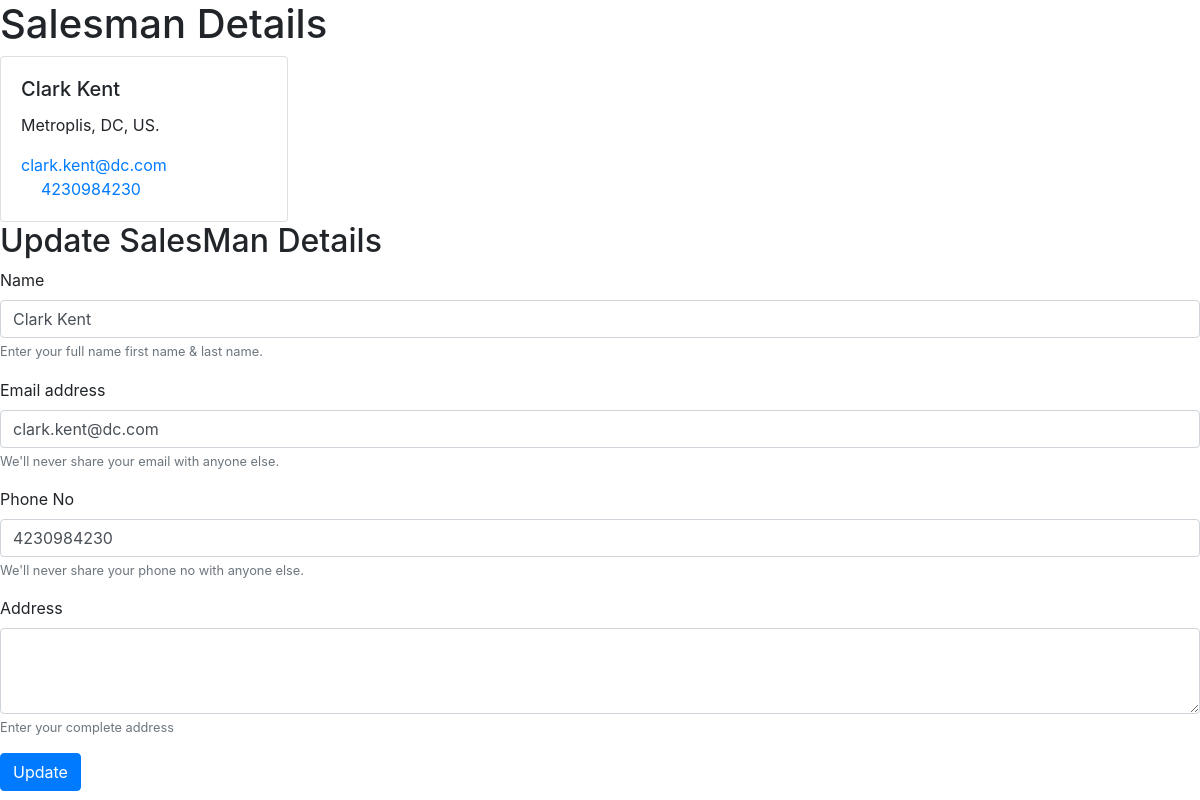
Screenshot of /dev/2/salesman/ with the database file from the repository.
### dev/models.py (models this page shows, shortened)
class SalesMan(models.Model):
    id = models.AutoField(primary_key=True)
    name = models.CharField(max_length=50)
    email = models.EmailField(null=False)
    phone_no = models.BigIntegerField(default=0)
    address = models.CharField(max_length=1000, default=null)
    created_at = models.DateTimeField(default=timezone.now)
    updated_at = models.DateTimeField(default=timezone.now)

### dev/views.py (the view, shortened to what this page needs)
# urls.py: path("<int:id>/salesman/", views.info, name="info"),
@csrf_exempt
def info(request, id):
    if request.method == 'GET':
        salesman = SalesMan.objects.filter(id=id)
        salesman_data = SalesManSerializers(salesman, many=True)
        return render(request, 'dev/details.html', {'salesman': salesman_data.data[0]})
    return HttpResponse(status=400)

### dev/templates/dev/details.html (shortened to what this page needs)
<!DOCTYPE html>
<html>
<head>
  <!-- {% load static %}
  <link rel="stylesheet" type="text/css" href="{% static 'dev/form.css' %}"> -->
  <link rel="stylesheet" href="https://cdn.jsdelivr.net/npm/bootstrap@4.1.3/dist/css/bootstrap.min.css">
</head>
<body>
  <h1>Salesman Details</h1>
    <div class="card" style="width: 18rem;">
    <div class="card-body">
      <h5 class="card-title">{{salesman.name}}</h5>
      <p class="card-text">{{salesman.address}}</p>
      <a href="#" class="card-link">{{salesman.email}}</a>
      <a href="#" class="card-link">{{salesman.phone_no}}</a>
    </div>
  </div>
  <h2>Update SalesMan Details</h2>
  <section>
    <form action="/dev/{{salesman.id}}/salesman/" method="POST">
        <div class="form-group">
            <label for="exampleInputEmail1">Name</label>
            <input type="text" class="form-control" id="exampleInputEmail1" aria-describedby="emailHelp" placeholder="Enter Name" name="name" value="{{salesman.name}}">
            <small id="emailHelp" class="form-text text-muted">Enter your full name first name & last name.</small>
        </div>
        <div class="form-group">
          <label for="exampleInputEmail1">Email address</label>
          <input type="email" class="form-control" id="exampleInputEmail1" aria-describedby="emailHelp" placeholder="Enter email" name="email" value="{{salesman.email}}">
          <small id="emailHelp" class="form-text text-muted">We'll never share your email with anyone else.</small>
        </div>
        <div class="form-group">
            <label for="exampleInputEmail1">Phone No</label>
            <input type="number" class="form-control" id="exampleInputEmail1" aria-describedby="emailHelp" placeholder="Enter Phone No" name="phone" value="{{salesman.phone_no}}">
            <small id="emailHelp" class="form-text text-muted">We'll never share your phone no with anyone else.
            </small>
          </div>
        <div class="form-group">
            <label for="exampleFormControlTextarea1">Address</label>
            <textarea class="form-control" id="exampleFormControlTextarea1" rows="3" name="address" value="{{salesman.address}}"></textarea>
            <small id="emailHelp" class="form-text text-muted">Enter your complete address</small>
        </div>
        <button type="submit" class="btn btn-primary">Update</button>
    </form>
  </section>
</body>
</html>

### rows the page displays
SalesMan: name "Clark Kent", address "Metroplis, DC, US.", email "clark.kent@dc.com"

### other values shown
{{ salesman.phone_no }} "4230984230"
